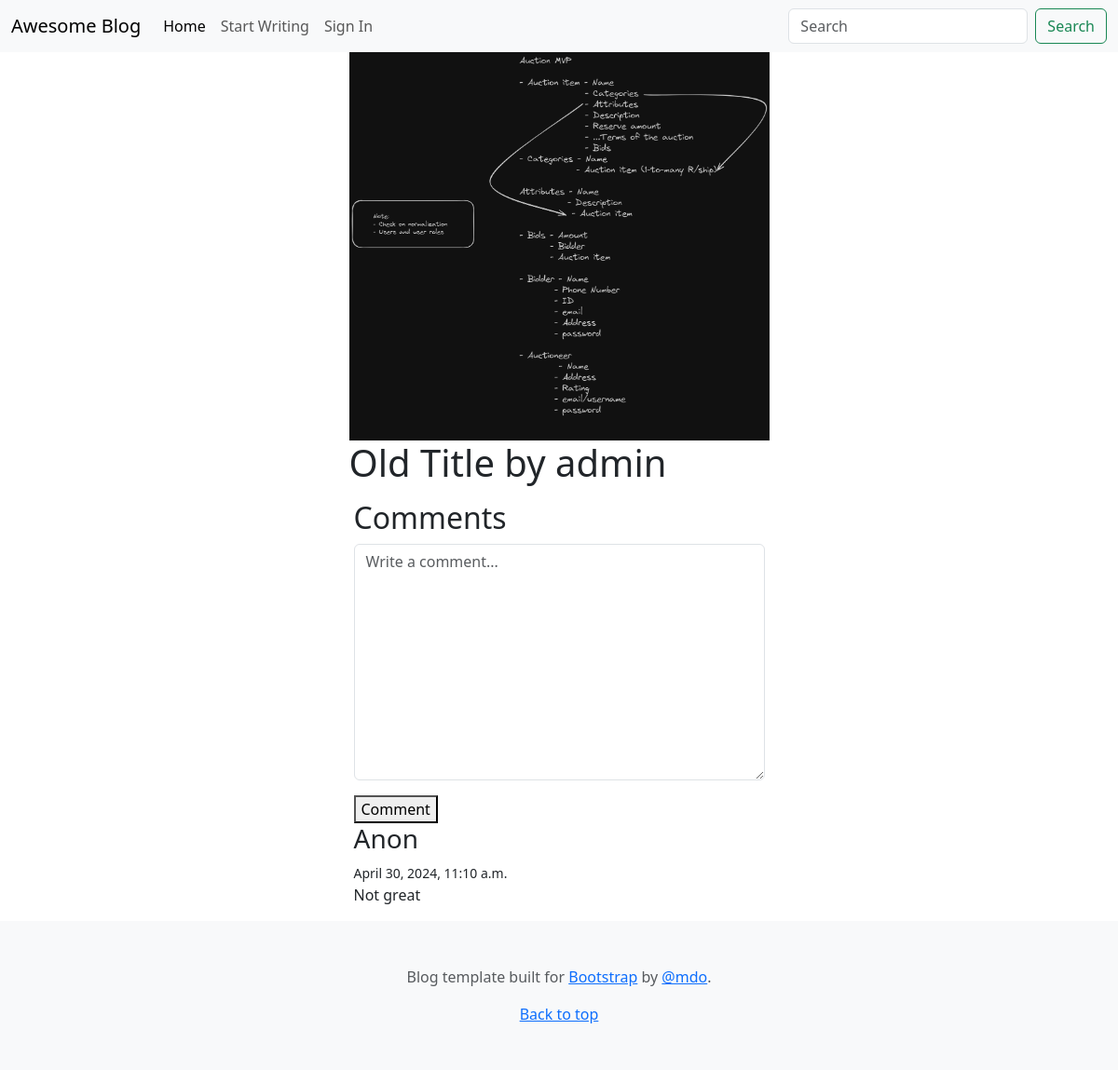
Screenshot of /post/3/ with the database file from the repository.
### blog/models.py (models this page shows, shortened)
class BaseModel(models.Model):
    created_at = models.DateTimeField(auto_now_add=True)
    updated_at = models.DateTimeField(auto_now=True)
    class Meta:
        abstract = True

class Post(BaseModel, models.Model):
    CategoriesEnum = CategoriesEnum
    title = models.CharField(max_length=200, null=True, blank=True)
    quote = models.TextField(max_length=300, null=True, blank=True )
    content = tinymce_models.HTMLField()
    image = models.ImageField(upload_to='images/', default='images/how-to-write-a-blog-post.png')
    author = models.ForeignKey(User, on_delete=models.CASCADE, related_name='posts')
    category = models.CharField(max_length=2, choices=CategoriesEnum.choices, default=CategoriesEnum.UNCATEGORIZED)
    views = models.PositiveIntegerField(default=0)

class Comments(BaseModel, models.Model):
    content = models.TextField(max_length=300)
    article_post = models.ForeignKey(Post, on_delete=models.CASCADE, related_name='comments')

### blog/views.py (the view)
# urls.py: path('post/<int:pk>/', blog_views.post_detail, name='post_detail'),
def post_detail(request, pk):
    post = Post.objects.get(pk=pk)
    post.views += 1
    post.save()
    comments = post.comments.all()
    form = CommentsForm(article_post=post.id)
    return render(request, 'post_detail.html', {'post': post, 'comments': comments, 'form': form})

### blog/forms.py
class CommentsForm(forms.ModelForm):
  class Meta:
    model = Comments
    fields = ['article_post', 'content']
  def __init__(self, *args, **kwargs):
    article_post = kwargs.pop('article_post')
    article_post = Post.objects.get(pk=article_post)
    super(CommentsForm, self).__init__(*args, **kwargs)
    self.fields['article_post'].widget = forms.HiddenInput()
    self.fields['article_post'].required = True
    self.fields['article_post'].label = ''
    self.fields['content'].widget.attrs['placeholder'] = 'Write a comment...'
    self.fields['content'].label = ''

### blog/templates/post_detail.html (shortened to what this page needs)
{% extends 'base.html' %}
{% load crispy_forms_tags %}
{% block body %}
  <div class="row justify-content-center align-items-center">
    <div class="col-sm-5">
      <img src="{{ post.image.url }}" class="img-fluid" alt="{{ post.title }}">
      <h1>{{ post.title }} by {{ post.author }}</h1>
    </div>
    <div class="row justify-content-center align-items-center">
      <div class="col-sm-5">
        <h2>Comments</h2>
        <form method="POST"  action="/comment/" id="commentForm">
          {{ form|crispy}}
          <button type="submit">Comment</button>
        </form>
        {% for comment in comments %}
        {% if comment.author %}
          <h3>{{ comment.author }}</h3>
        {% else %}
          <h3>Anon</h3>
        {% endif %}
        <small>{{ comment.created_at }}</small>
          <p>{{ comment.content }}</p>
        {% endfor %}
      </div>
    </div>
  </div>
{% endblock %}

### rows the page displays
Post: image (picture), title "Old Title", author "admin"
Comments: created_at "April 30, 2024, 11:10 a.m.", content "Not great"
